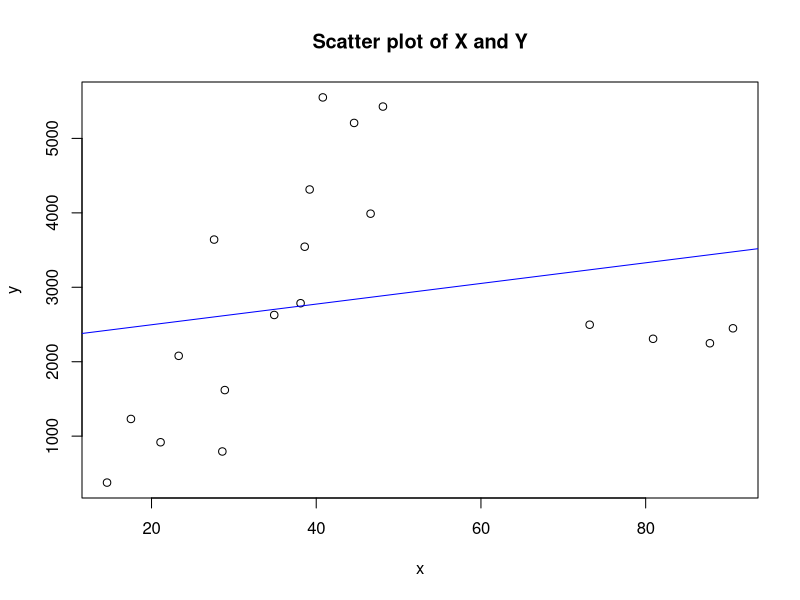

This figure's R source: (Note: this script raises an error after producing the figure.)
# data
library(readxl)
library(MASS)

data <- read_xls("data-Q1.XLS")
x <- data$x
y <- data$cost

# Q2
plot(x, y, main = "Scatter plot of X and Y")
reg1 <- lm(y ~ x)
summary(reg1)
p <- seq(0, 100, 0.1)
f1 <- predict(reg1, data.frame(x = p))
lines(p, f1, col = "blue")

d <- cooks.distance(reg)
xc <- x[-c(1, 2, 14)]
yc <- y[-c(1, 2, 14)]
reg2 <- lm(yc ~ xc)
summary(reg2)
p <- seq(0, 100, 0.1)
f2 <- predict(reg2, data.frame(xc = p))
plot(xc, yc, main = "Scatter plot of X and Y (Deleted)")
lines(p, f2, col = "blue")

reg3 <- rlm(y ~ x, psi = psi.huber)
summary(reg3)
p <- seq(0, 100, 0.1)
f3 <- predict(reg3, data.frame(x = p))
plot(x, y, main = "Scatter plot of X and Y (Huber's)")
lines(p, f3, col = "blue")

reg4 <- rlm(y ~ x, psi = psi.hampel)
summary(reg4)
p <- seq(0, 100, 0.1)
f4 <- predict(reg4, data.frame(x = p))
plot(x, y, main = "Scatter plot of X and Y (Hampel's)")
lines(p, f4, col = "blue")